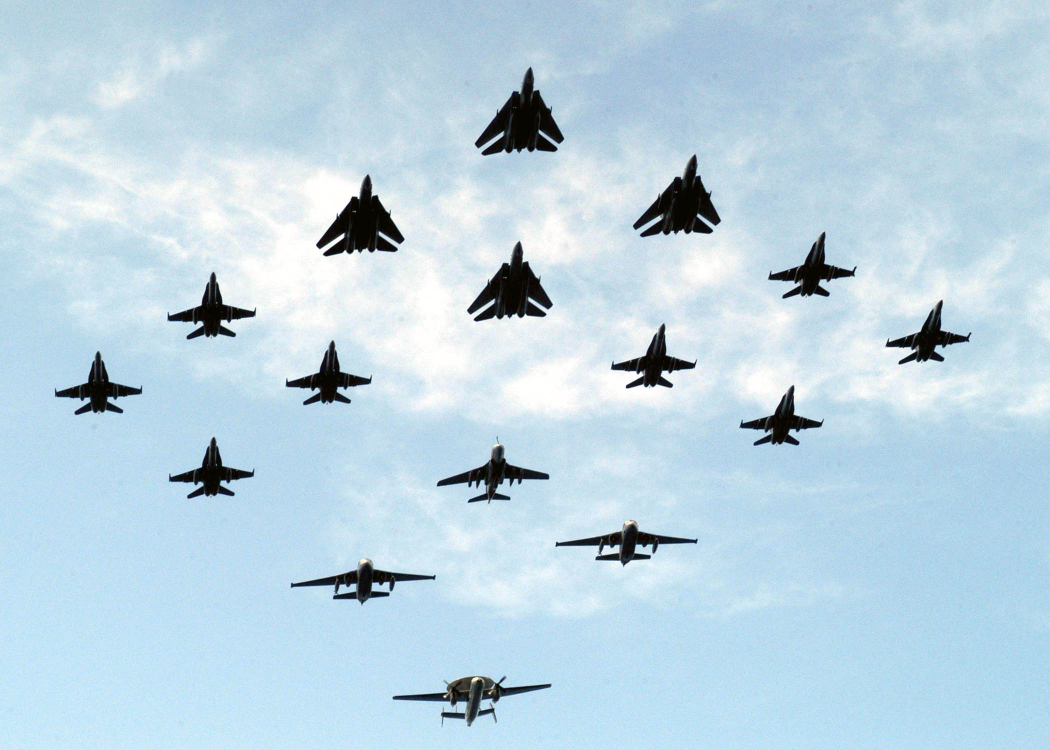
#> input picture lab4/images/samolot00.jpg, 2100 x 1500 px (shown at 1/2 size); its folder holds only this picture in this run
$ python piec_zero.py
#> lines starting #> are read from the running program, lines starting #| are printed output that depends on the picture; after the words box and inside, x2 and y2 are one past the last pixel; in counts of white or black regions, pixels touching at a corner belong together
import skimage
from skimage import data, io, filters, exposure, feature, measure, morphology
from skimage.filters import rank, threshold_otsu
from skimage import img_as_float, img_as_ubyte
from skimage.color import rgb2hsv, hsv2rgb, rgb2gray, rgb2hed
from matplotlib import pylab as plt
import numpy as np
from numpy import array
from os import walk
import os


def main():

    files = []
    for file in os.listdir('images'):
        # print('{}'.format(os.path.join(os.getcwd(), 'images', file)))
        files.append('{}'.format(os.path.join(os.getcwd(), 'images', file)))

    fig, axs = plt.subplots(3, 6)

    for (f, i, ax) in zip(files, range(18), axs.ravel()):

        # Read image
        im = io.imread(f)
#> im is the input picture: shape (1500, 2100, 3); mean R, G, B 188.3, 212.9, 226.9

        # Resize image
        im = skimage.transform.resize(im, (400, 400), anti_aliasing=True)
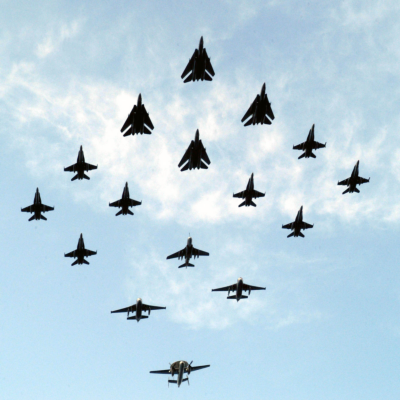
#> im: shape (400, 400, 3) float64; mean R, G, B 0.739, 0.835, 0.89

        # Color conversion
        im_hed = rgb2hed(im)
#> im_hed: shape (400, 400, 3) float64; mean of channels 0, 1, 2 0.04, 4.1e-07, 0.00874

        # Rescale colors to (0..1) and stack it to list
        h = exposure.rescale_intensity(im_hed[:, :, 0], out_range=(0, 1))
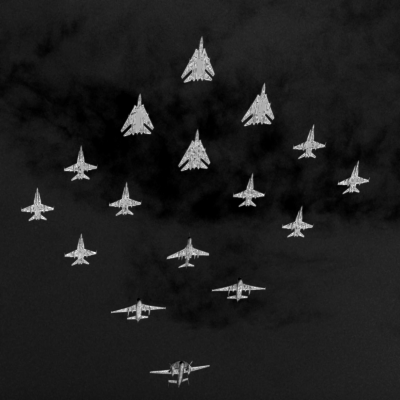
#> h: shape (400, 400) float64; min 0, max 1, mean 0.117
        d = exposure.rescale_intensity(im_hed[:, :, 2], out_range=(0, 1))
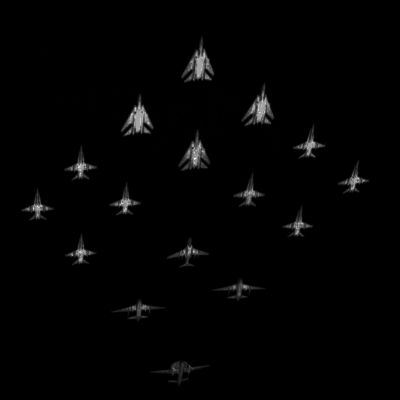
#> d: shape (400, 400) float64; min 0, max 1, mean 0.0124
        zdh = np.dstack((np.zeros_like(h), d, h))
#> zdh: shape (400, 400, 3) float64; mean of channels 0, 1, 2 0, 0.0124, 0.117

        # To grayscale
        gray = rgb2gray(zdh)
        # plt.imshow(gray)

        # Get factor of brightness threshold
        thresh = threshold_otsu(gray)
#> thresh = 0.155

        # Transform to binary image
        im_bin = gray > thresh
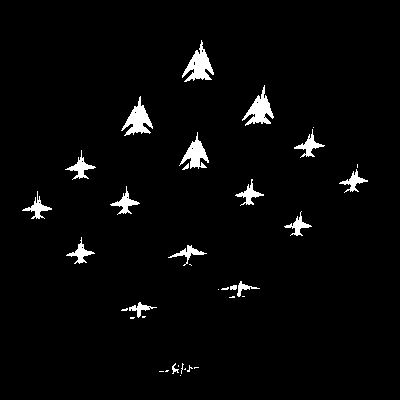
#> im_bin: shape (400, 400) bool; 2.9% white; 36 white regions (18 under 20 px), largest, box (x1, y1, x2, y2) and area: (182, 40, 214, 82) 593, (121, 96, 153, 136) 546, (242, 85, 274, 126) 540

        # Apply dilatation
        im_bin = morphology.dilation(im_bin, morphology.square(5))
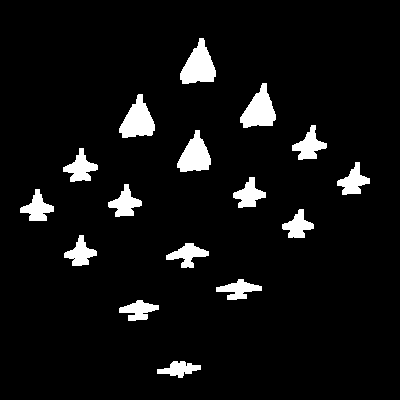
#> im_bin: shape (400, 400) bool; 6.2% white; 16 white regions, largest, box (x1, y1, x2, y2) and area: (180, 38, 216, 84) 1007, (240, 83, 276, 128) 944, (119, 94, 155, 138) 944

        # Remove small objects
        im_bin = morphology.remove_small_objects(im_bin)

        # Find contours
        contour = measure.find_contours(im_bin, 0.8)
#> contour = 16 point arrays, longest 167 points

        # Plot all contours found and add circle in the centre
        for n, c in enumerate(contour):
            if(len(c) > 100):
                ax.add_artist(plt.Circle(centre(c[:, 1], c[:, 0]), radius=2, color='white'))
                ax.plot(c[:, 1], c[:, 0], linewidth=1)
#> this loop made 16 passes
#> (x_med in centre, y_med in centre) on passes 1 to 12: (198.1, 63.95), (258.5, 108.4), (137.1, 119), (309, 144.5), (194.2, 153.7), (80.14, 167.4), (353, 180.5), (248.4, 194), (124.6, 202.4), (37.09, 207.3), (297.6, 225.2), (79.92, 252.4)

        ax.imshow(im, interpolation='nearest', cmap=plt.cm.gray)

        ax.axis('image')
        ax.set_xticks([])
        ax.set_yticks([])

    fig.savefig("foo.pdf")
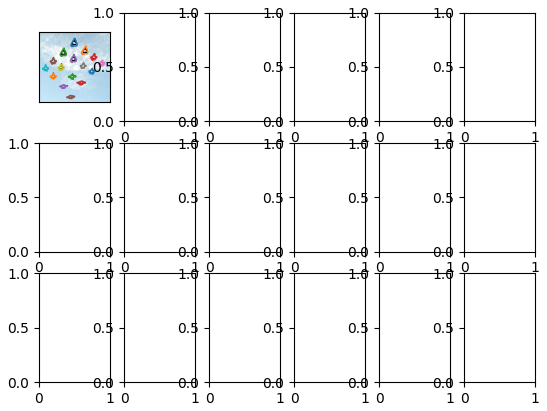
#> figure drawn by matplotlib, 1 panel
    plt.show()

def centre(x, y):
    x_med = np.mean(x)
    y_med = np.mean(y)
    return (x_med, y_med)


if __name__ == '__main__':
    main()

$ run again, on lab4/images/samolot02.jpg
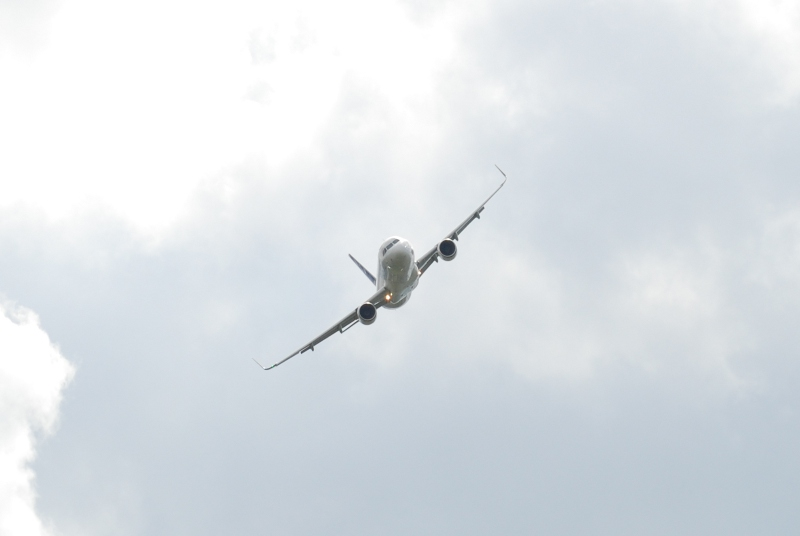
#> input picture lab4/images/samolot02.jpg, 800 x 536 px
#> in main, im is the input picture: shape (536, 800, 3); mean R, G, B 220.1, 225.9, 230.5
#> im: shape (400, 400, 3) float64
#> im_hed: shape (400, 400, 3) float64; mean of channels 0, 1, 2 0.0157, 5.25e-08, 0.0045
#> zdh: shape (400, 400, 3) float64; mean of channels 0, 1, 2 0, 0.0465, 0.0851
#> thresh = 0.229
#> in main, `im_bin = morphology.dilation(im_bin, morphology.square(5))`:
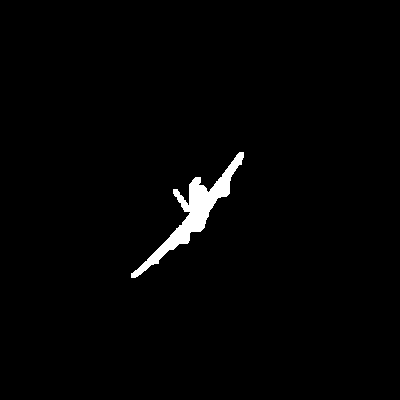
#> im_bin: shape (400, 400) bool; 1.6% white; 1 white region, box (x1, y1, x2, y2) and area: (131, 152, 244, 278) 2556
#> contour = 1 point arrays, longest 579 points
#> the loop in main, `for n, c in enumerate(contour):` made 1 pass
#> (x_med in centre, y_med in centre) on pass 1: (189.5, 213.5)
#> in main, `fig.savefig("foo.pdf")`:
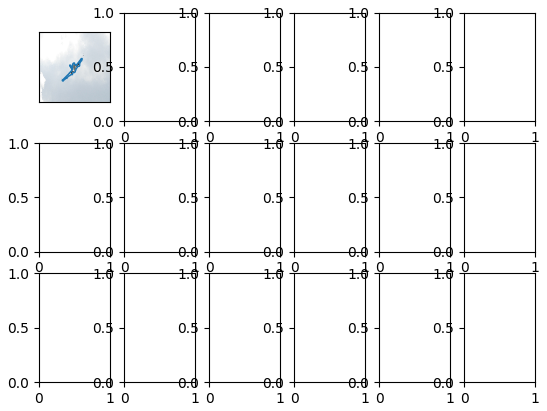
#> figure drawn by matplotlib, 1 panel

$ run again, on lab4/images/samolot03.jpg
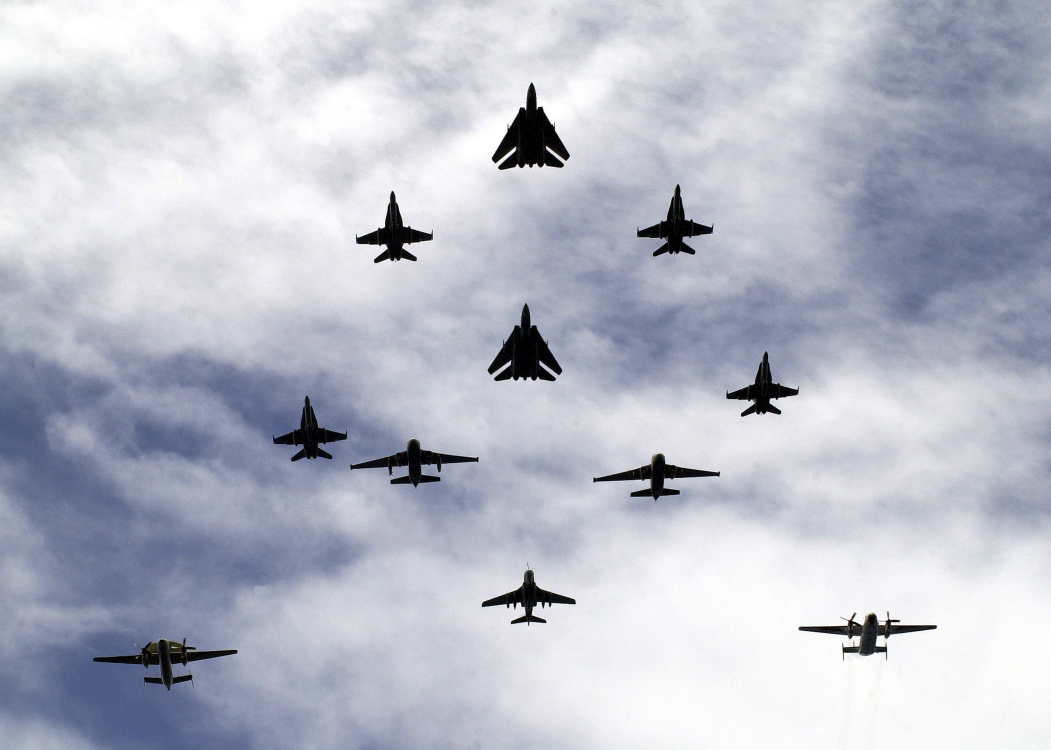
#> input picture lab4/images/samolot03.jpg, 2102 x 1500 px (shown at 1/2 size)
#> in main, im is the input picture: shape (1500, 2102, 3); mean R, G, B 184.9, 188.6, 201.4
#> im: shape (400, 400, 3) float64
#> im_hed: shape (400, 400, 3) float64; mean of channels 0, 1, 2 0.0402, 1.44e-06, 0.0138
#> zdh: shape (400, 400, 3) float64; mean of channels 0, 1, 2 0, 0.0249, 0.0321
#> thresh = 0.138
#> in main, `im_bin = morphology.dilation(im_bin, morphology.square(5))`:
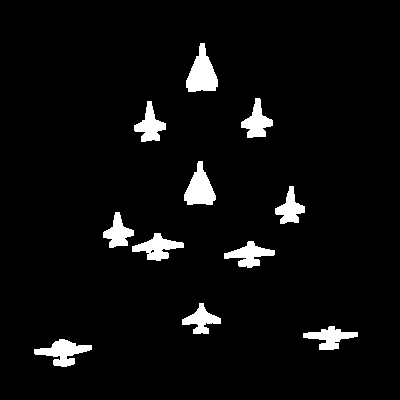
#> im_bin: shape (400, 400) bool; 4.7% white; 11 white regions, largest, box (x1, y1, x2, y2) and area: (186, 43, 218, 92) 940, (184, 161, 216, 205) 829, (34, 339, 92, 367) 777
#> contour = 12 point arrays, longest 211 points
#> the loop in main, `for n, c in enumerate(contour):` made 12 passes
#> (x_med in centre, y_med in centre) on passes 1 to 8: (201.5, 70.75), (256.4, 120.6), (149.5, 124.5), (199.6, 186.2), (289.5, 207.8), (117.6, 232), (157.6, 247.3), (248.7, 254.9)
#> in main, `fig.savefig("foo.pdf")`:
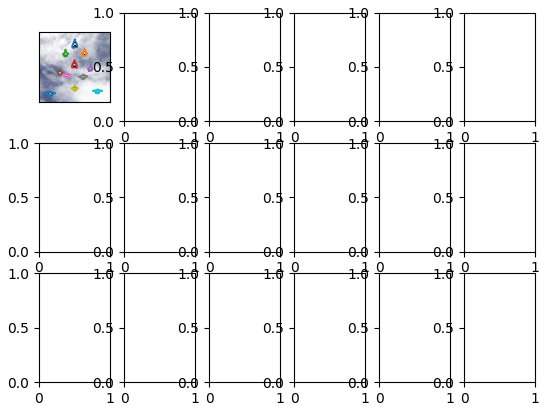
#> figure drawn by matplotlib, 1 panel
